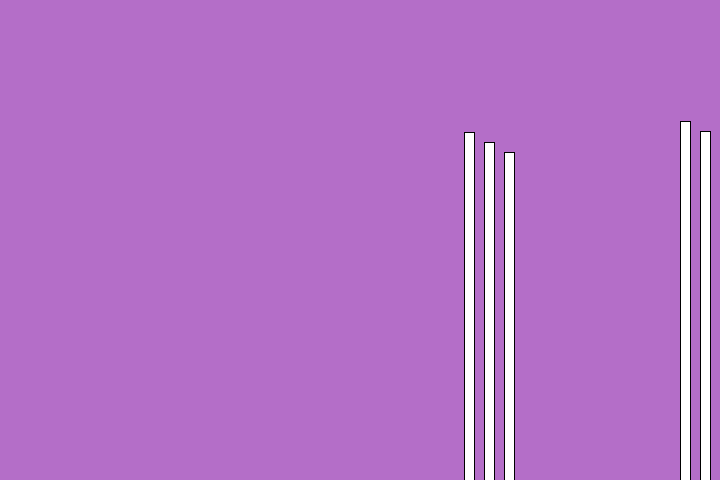
Frame 1 (no input)
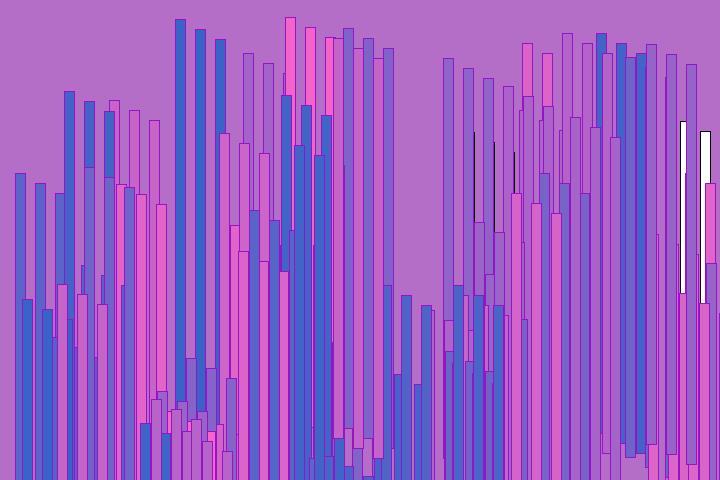
Frame 60 (the mouse pressed at the canvas centre just before this capture)
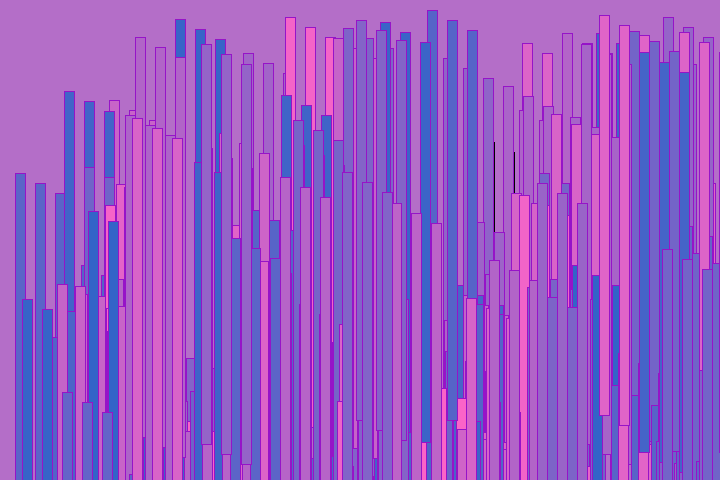
Frame 120 (the mouse held since frame 60 and released just before this capture)

The Processing sketch that drew these frames (run headless with seeded random() and noise(); from frame 60 on, the mouse is pressed at the canvas centre):

// Processing sketch: path34
// ── path34.pde
int x_size=10;
int y_size=400;

void setup()
{
  background(180,110,200);
  size(720, 480);
  
  drawStripes();
}

void draw()
{
  drawStripes();
  stroke(150, 20, 200);
  strokeWeight(1);
  fill(random(50,255), 100, 200);
}

void drawStripes()
{
  int x_pos = int(random(0, width-10));
  int y_pos = int(random(0, height-10));
  
  rect(x_pos+5, y_pos+10, x_size, y_size);
  rect(x_pos+25, y_pos+20, x_size, y_size);
  rect(x_pos+45, y_pos+30, x_size, y_size);

}
